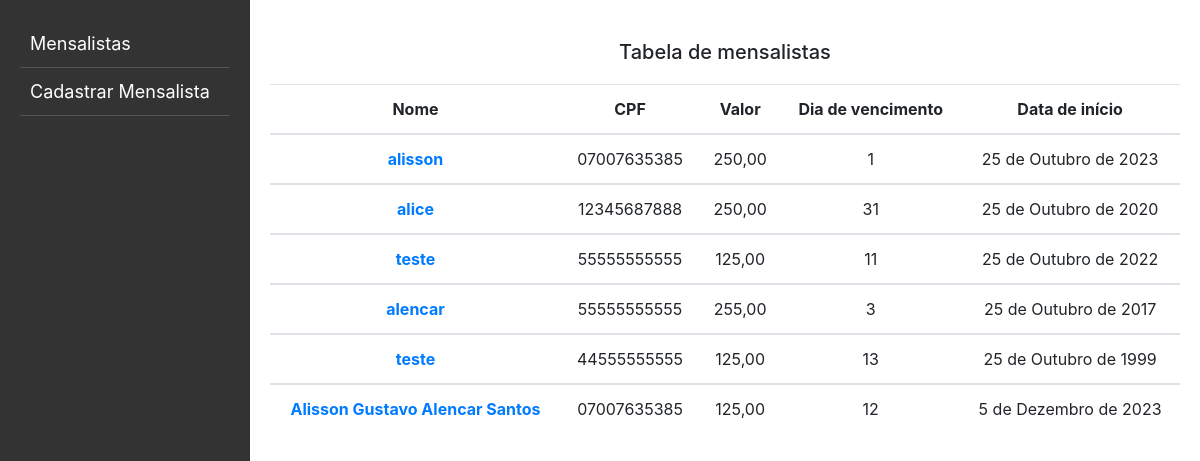
The app's page / (signed in), older data.
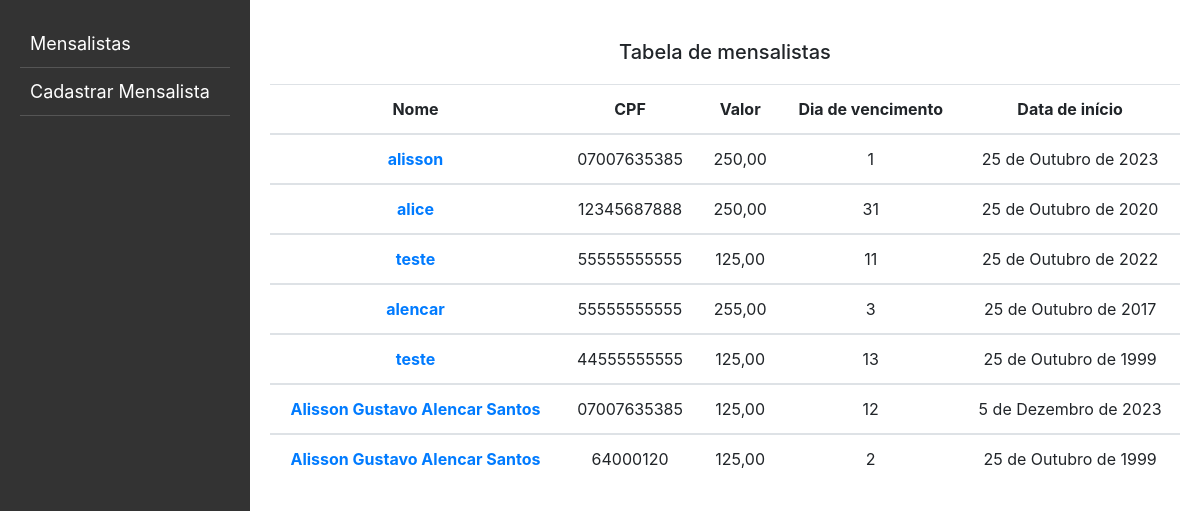
The same page, newer data.
### app_estacionamento/models.py (models this page shows, shortened)
class Mensalista(models.Model):
    id = models.AutoField(primary_key=True)
    nome = models.CharField('Nome *', max_length=50)
    cpf = models.CharField('CPF *', max_length=11)
    valor = models.DecimalField('Valor *', max_digits=8, decimal_places=2)
    data_inicial = models.DateField('Data de início *')
    dia_vencimento = models.IntegerField('Dia de vencimetno *', null=True)
    cep = models.IntegerField('CEP', null=True)
    endereco = models.CharField('Endereço', max_length=255, null=True)
    cidade = models.CharField('Cidade', max_length=255, null=True)
    uf = models.CharField('UF', max_length=2, null=True)

### app_estacionamento/views.py (the view)
# urls.py: path('', views.index, name='index'),
def index(request):
    if str(request.user) == 'AnonymousUser':
        return redirect('admin/')
    else:
        conteudo = {
            "mensalistas": Mensalista.objects.all()
            }
        return render(request, "index.html", conteudo)

### app_estacionamento/templates/index.html (shortened to what this page needs)
{% extends 'base.html' %}
{% block inicio %}
<center>
    <h5 style="margin-bottom: 20px; margin-top: 20px;">Tabela de mensalistas</h5>
    <table class="table" style="text-align: center;">
        <thead>
            <tr>
                <th scope="col">Nome</th>
                <th scope="col">CPF</th>
                <th scope="col">Valor</th>
                <th scope="col">Dia de vencimento</th>
                <th scope="col">Data de início</th>
            </tr>
        </thead>
        {% for mensalista in mensalistas %}
        <tbody>
            <tr>
                <th scope="row"><a href="{% url 'mensalista' mensalista.id %}">{{mensalista.nome}}</a></th>
                <td>{{mensalista.cpf}}</td>
                <td>{{mensalista.valor}}</td>
                <td>{{mensalista.dia_vencimento}}</td>
                <td>{{mensalista.data_inicial}}</td>
            </tr>
            {% endfor %}
    </table>
</center>
{% endblock %}

Row changes from the older to the newer data that the page shows:
added Mensalista: nome "Alisson Gustavo Alencar Santos", cpf "64000120", valor "125,00", dia_vencimento "2", data_inicial "25 de Outubro de 1999"
